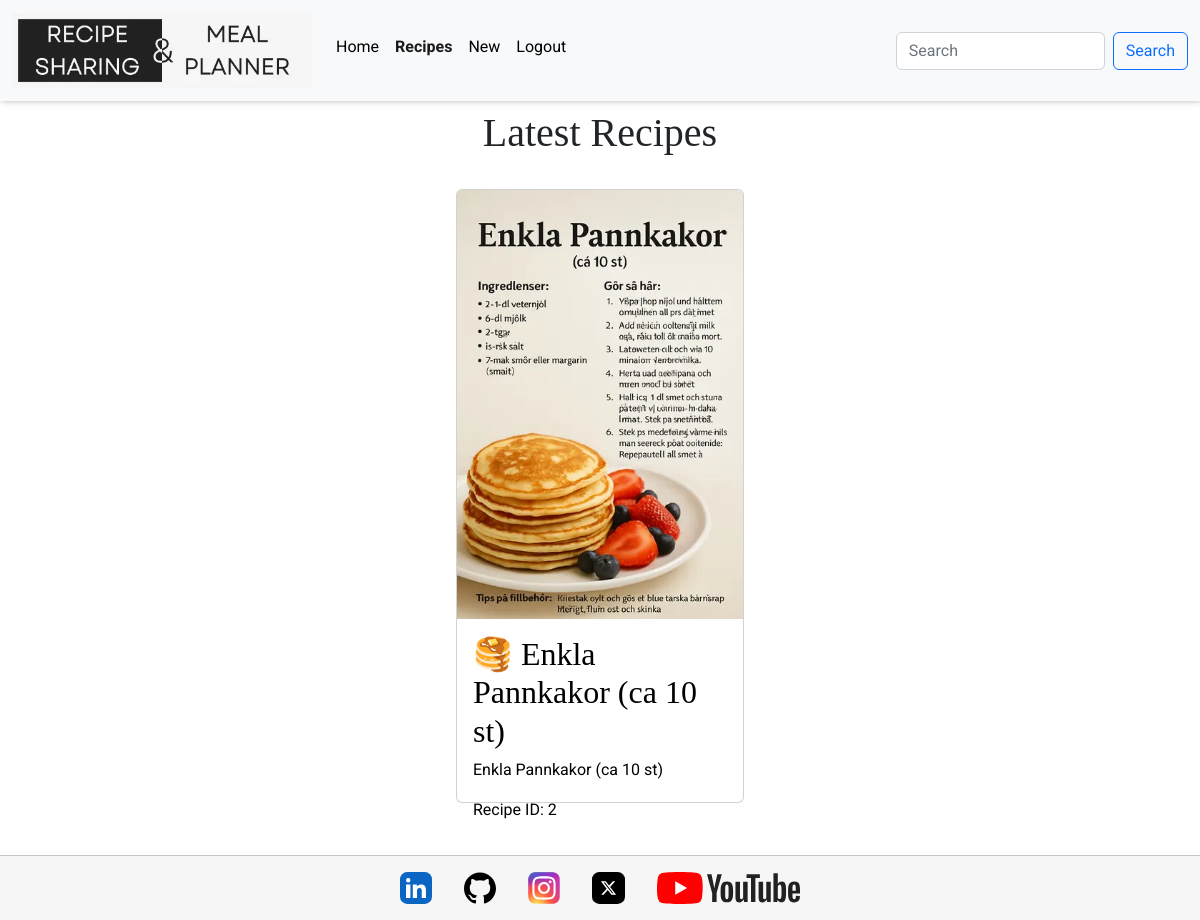
Page /recipes/ (signed in) on the committed database.
### recipes/models.py (models this page shows, shortened)
class Recipe(models.Model):
    user = models.ForeignKey(
        User, related_name="recipe_owner", on_delete=models.CASCADE
    )
    title = models.CharField(max_length=300, null=False, blank=False)
    description = models.CharField(max_length=500, null=False, blank=False)
    instructions = RichTextField(max_length=10000, null=False, blank=False)
    ingredients = RichTextField(max_length=10000, null=False, blank=False)
    image = ResizedImageField(
        size=[400, None],
        quality=75,
        upload_to="recipes/",
        force_format="WEBP",
        blank=False,
        null=False,
    )
    image_alt = models.CharField(max_length=100, null=False, blank=False)
    meal_type = models.CharField(max_length=50, choices=MEAL_TYPES, default="breakfast")
    cuisine_types = models.CharField(
        max_length=50, choices=CUISINE_TYPES, default="african"
    )
    calories = models.IntegerField()
    post_date = models.DateTimeField(auto_now=True)
    class Meta:
        ordering = ["-post_date"]

### recipes/views.py (the view)
# urls.py: path("", Recipes.as_view(), name="recipes"),
class Recipes(ListView):
    template_name = "recipes/recipes.html"
    model = Recipe
    context_object_name = "recipes"

### recipes/templates/recipes/recipes.html (shortened to what this page needs)
{% extends "base.html" %}
{% load static %}
{% block content %}
<h1 class="text-center p-2">
        Latest Recipes
</h1>
<div class="container d-flex flex-row flex-wrap justify-content-center">
    {% for recipe in recipes %}
    <a href="{% url 'recipe_detail' recipe.id %}" class="recipes" aria-label=""Click to view {{recipe.title}}>
        <div class="card n-3" style="width: 18rem;">
            <img src="{{recipe.image.url}}" class="card-img-top" alt="{{recipe.image_alt}}">
            <div class="card-body">
              <h2 class="card-title">{{recipe.title}}</h2>
              <p class="card-text">{{recipe.description|truncatechars:100}}</p>
              <p>Recipe ID: {{ recipe.id }}</p>
            </div>
          </div>
    </a>
    {% endfor %}
</div>
{% endblock %}

### static/css/base.css (style rules this page uses)
:root { --title: 'EB Garamond', serif; --main-font: 'Roboto', serif; --background: #3f006a0f; --blure: #0d6efd; --black: #000; --off-white: #f6f6f6; --white: #fff; --orange: #ffbf50; --smal-box-shadow: 1px -1px 7px 0 #00000061; --border: 1px solid #00000030; }
html, body { height: 100%; }
body { display: flex; flex-direction: column; font-family: var(--main-font); }
h1, h2, h3, h4, h5, h6 { font-family: var(--title); }
.card { height: 90%; margin-top: 1rem; }
.recipes { text-decoration: none; color: var(--black); }

### rows in the picture
Recipe: image (picture), title "🥞 Enkla Pannkakor (ca 10 st)", description "Enkla Pannkakor (ca 10 st)", id "2"
